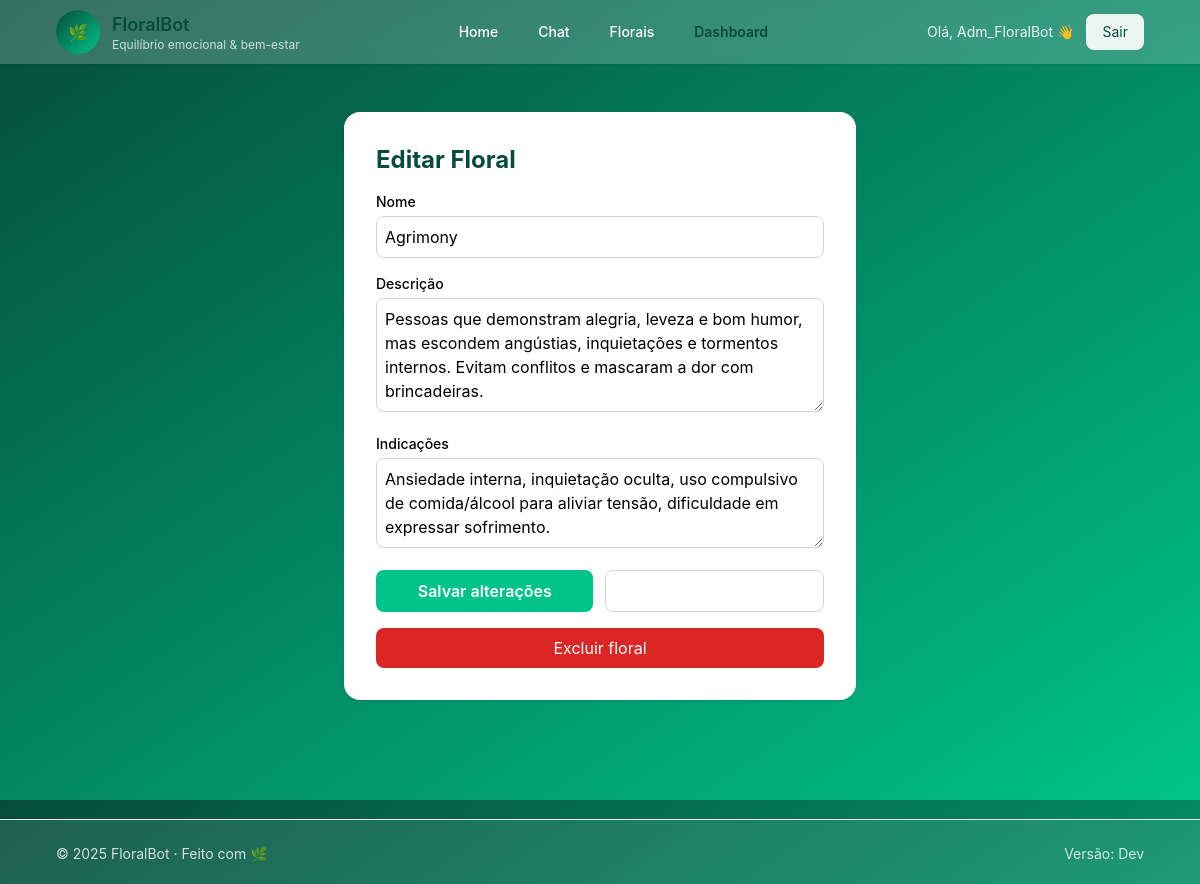
The page /florais-admin/edit/1 (signed in) on the database its author committed.
### app/models.py (models this page shows, shortened)
class User(UserMixin, db.Model):
    __tablename__ = "user"
    id = db.Column(db.Integer, primary_key=True)
    name = db.Column(db.String(120), nullable=False)
    email = db.Column(db.String(120), unique=True, nullable=False, index=True)
    password_hash = db.Column(db.String(256), nullable=False)
    created_at = db.Column(db.DateTime, default=datetime.utcnow)
    birthdate = db.Column(db.Date)      # Data de nascimento
    gender = db.Column(db.String(50))   # Feminino / Masculino / Outro
    is_admin = db.Column(db.Boolean, default=False)  # Controle de acesso
    chats = db.relationship(
        "ChatHistory",
        backref="user",
        cascade="all, delete-orphan",
        passive_deletes=True
    )

class Floral(db.Model):
    __tablename__ = "florais"
    id = db.Column(db.Integer, primary_key=True)
    name = db.Column(db.String(120), unique=True, nullable=False)
    description = db.Column(db.Text)
    indications = db.Column(db.Text)

### app/routes.py (the view)
@main_bp.route("/florais-admin/edit/<int:floral_id>", methods=["GET"])
@login_required
@admin_required
def edit_floral_form(floral_id):
    floral = Floral.query.get_or_404(floral_id)
    return render_template("edit_floral.html", floral=floral)

### app/templates/edit_floral.html (shortened to what this page needs)
{% extends "base.html" %}
{% block content %}
<div class="max-w-lg mx-auto py-12">
  <div class="bg-white rounded-2xl p-8 shadow">
    <h2 class="text-2xl font-bold text-secondary mb-4">Editar Floral</h2>
    <form action="{{ url_for('main.florais_edit', floral_id=floral.id) }}" method="post" class="space-y-4">
      <div>
        <label class="block text-sm font-medium mb-1 text-black">Nome</label>
        <input name="name" type="text" required
               class="w-full p-2 rounded-lg border border-slate-300 text-black placeholder-gray-600 focus:ring-2 focus:ring-primary outline-none"
               value="{{ floral.name }}" placeholder="Nome do floral">
      </div>
      <div>
        <label class="block text-sm font-medium mb-1 text-black">Descrição</label>
        <textarea name="description" rows="4"
                  class="w-full p-2 rounded-lg border border-slate-300 text-black placeholder-gray-600 focus:ring-2 focus:ring-primary outline-none"
                  placeholder="Descrição (opcional)">{{ floral.description }}</textarea>
      </div>
      <div>
        <label class="block text-sm font-medium mb-1 text-black">Indicações</label>
        <textarea name="indications" rows="3"
                  class="w-full p-2 rounded-lg border border-slate-300 text-black placeholder-gray-600 focus:ring-2 focus:ring-primary outline-none"
                  placeholder="Indicações (opcional)">{{ floral.indications }}</textarea>
      </div>
      <div class="flex gap-3">
        <button type="submit" class="w-full py-2 rounded-lg bg-primary text-white font-semibold hover:bg-[#00a876]">
          Salvar alterações
        </button>
        <a href="{{ url_for('main.florais_admin') }}" class="w-full text-center py-2 rounded-lg border border-slate-300">
        </a>
      </div>
    </form>
    <form action="{{ url_for('main.florais_delete', floral_id=floral.id) }}" method="post" class="mt-4">
      <button type="submit"
              onclick="return confirm('Tem certeza que deseja excluir este floral?');"
              class="w-full py-2 rounded-lg bg-red-600 text-white hover:bg-red-700">
        Excluir floral
      </button>
    </form>
  </div>
</div>
{% endblock %}

### app/templates/base.html (shortened to what this page needs)
<!doctype html>
<html lang="pt-BR">
<head>
  <script src="https://cdn.tailwindcss.com"></script>
</head>
<body class="min-h-screen bg-wellness text-white font-sans">
  <header class="bg-white/20 backdrop-blur sticky top-0 z-40 shadow-sm">
    <div class="max-w-6xl mx-auto px-4 sm:px-6 lg:px-8">
      <div class="flex items-center justify-between h-16">
        <a href="{{ url_for('main.home') }}" class="flex items-center gap-3">
          <div class="w-11 h-11 rounded-full bg-wellness flex items-center justify-center text-white font-bold animate-softbreath">
            🌿
          </div>
          <div class="hidden sm:block">
            <div class="text-lg font-semibold text-secondary">FloralBot</div>
            <div class="text-xs text-white/75 -mt-0.5">Equilíbrio emocional & bem-estar</div>
          </div>
        </a>
        <nav class="hidden md:flex items-center gap-4 text-sm font-medium">
          <a href="{{ url_for('main.home') }}" class="px-3 py-2 rounded hover:bg-white/10">Home</a>
          <a href="{{ url_for('main.chat') }}" class="px-3 py-2 rounded hover:bg-white/10">Chat</a>
          <a href="{{ url_for('main.florais_public') }}" class="px-3 py-2 rounded hover:bg-white/10">Florais</a>
          {% if current_user.is_authenticated and current_user.is_admin %}
            <a href="{{ url_for('main.dashboard') }}" class="px-3 py-2 rounded hover:bg-white/10 text-secondary font-semibold">Dashboard</a>
          {% endif %}
        </nav>
        <div class="flex items-center gap-3">
          {% if current_user.is_authenticated %}
            <span class="text-sm text-white/90 hidden sm:block">
              Olá, {{ current_user.name.split(' ')[0] }} 👋
            </span>
            <a href="{{ url_for('auth.logout') }}" class="px-4 py-2 rounded-lg bg-white/90 text-[#064C3B] text-sm hover:opacity-90 animate-floatbutton">
              Sair
            </a>
          {% else %}
            <a href="{{ url_for('auth.login') }}" class="hidden sm:inline-block px-4 py-2 rounded-lg border border-white text-white text-sm hover:bg-white/10 animate-floatbutton">
              Entrar
            </a>
          {% endif %}
        </div>
      </div>
    </div>
  </header>
  <main class="min-h-[80vh]">
    {% block content %}{% endblock %}
  </main>
  <footer class="mt-12 border-t bg-white/10">
    <div class="max-w-6xl mx-auto px-4 sm:px-6 lg:px-8 py-6 text-sm text-white/80 flex items-center justify-between">
      <div>© {{ now().year }} FloralBot · Feito com 🌿</div>
      <div class="hidden sm:block">Versão: Dev</div>
    </div>
  </footer>
</body>
</html>

### rows shown on the page
User: name "Adm_FloralBot"
Floral: name "Agrimony", description "Pessoas que demonstram alegria, leveza e bom humor, mas escondem angústias, inquietações e tormentos internos. Evitam conflitos e mascaram a dor com brincadeiras.", indications "Ansiedade interna, inquietação oculta, uso compulsivo de comida/álcool para aliviar tensão, dificuldade em expressar sofrimento."
